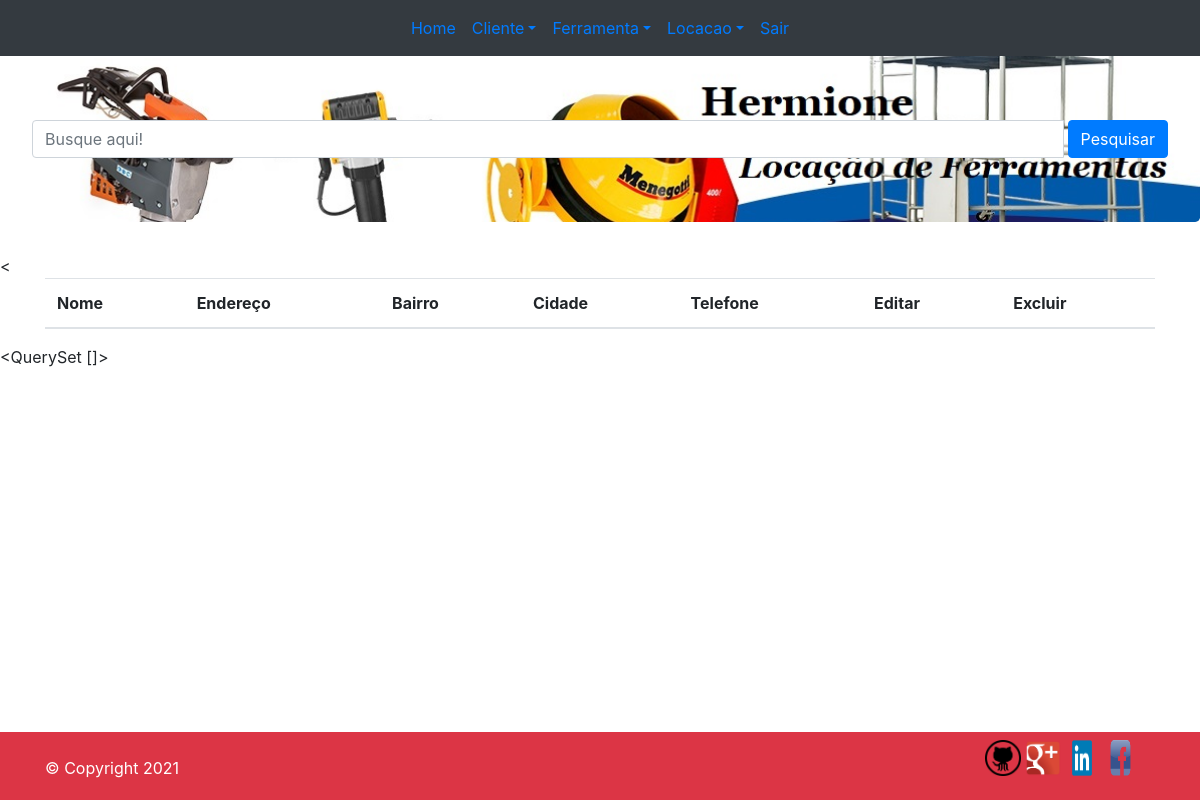
The page /cliente/ on the database as committed earlier.
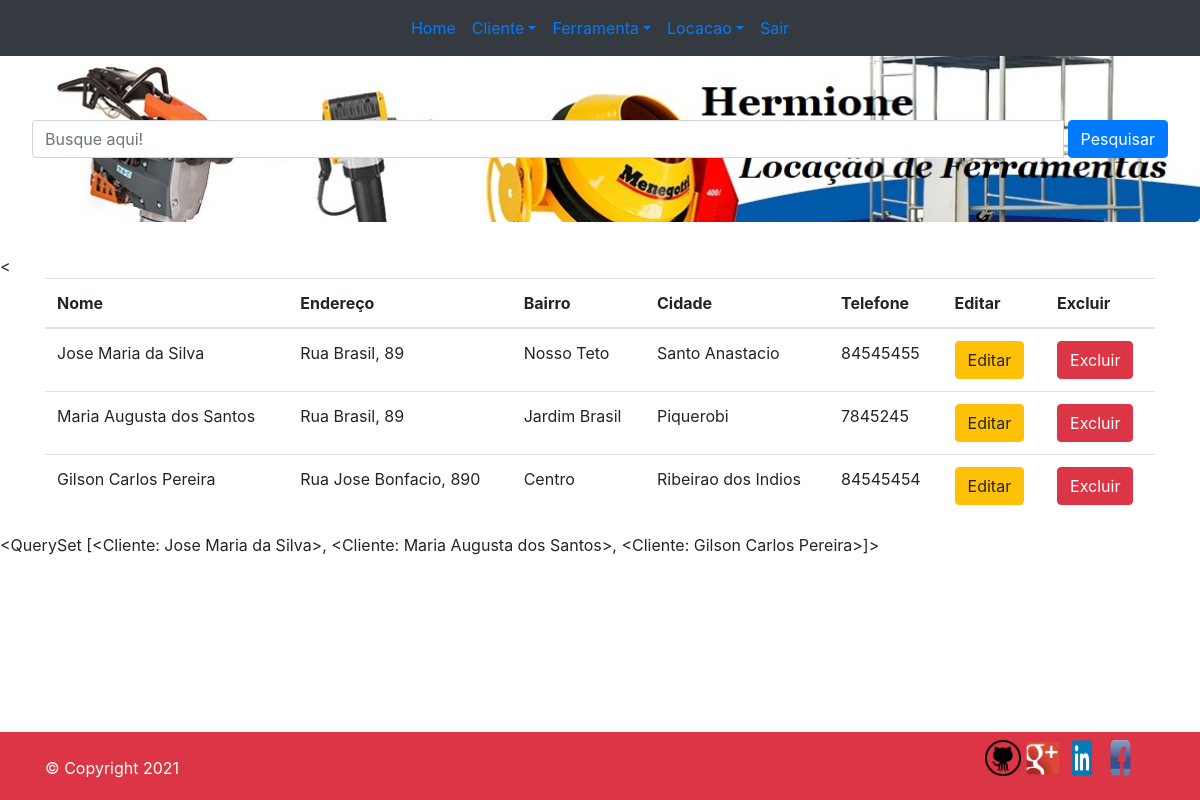
The same page on the database as committed later.
### cliente/models.py (models this page shows)
class Cliente(models.Model):
    nome = models.CharField(max_length=200)
    endereco = models.CharField(max_length=300)
    bairro = models.CharField(max_length=200)
    cidade = models.CharField(max_length=300)
    telefone = models.CharField(max_length=200)
    def __str__(self):
        return self.nome

### cliente/views.py (the view)
# urls.py: path('cliente/', cliente, name = 'cliente'),
def cliente(request):
    clientes = Cliente.objects.all()
    busca = request.GET.get('search')
    if busca:
    	clientes = Cliente.objects.filter(nome__icontains = busca)
    return render(request, 'locacao/cliente.html',{'clientes':clientes})

### templates/locacao/cliente.html
{% extends 'locacao/base.html' %}
{% block content %}
<div class="container">
	<table class="table">
		<thead>
			<tr>
				<th>Nome</th>
				<th>Endereço</th>
				<th>Bairro</th>
				<th>Cidade</th>
				<th>Telefone</th>
				<th>Editar</th>
				<th>Excluir</th>
			</tr>
		</thead>
		<tbody>
			{% for cliente in clientes %}
			<tr>
				<td>{{cliente.nome}}</td>
				<td>{{cliente.endereco}}</td>
				<td>{{cliente.bairro}}</td>
				<td>{{cliente.cidade}}</td>
				<td>{{cliente.telefone}}</td>
				<td><a href="{% url 'editar' editar.id %}" class="btn btn-warning">Editar</a></td>
				<td><a href="{% url 'excluir' excluir.id %}" class="btn btn-danger">Excluir</a></td>
			</tr>
			{% endfor %}
		</tbody>
	</table>
</div>
{{clientes}}
{% endblock content %}

### templates/locacao/base.html (shortened to what this page needs)
<!DOCTYPE html>
<html lang="en">
<head>
	<link rel="stylesheet" href="/static/css/bootstrap.css">
	<link rel="stylesheet" href="/static/css/estilo.css">
</head>
<body>
	<nav class="navbar navbar-expand-sm bg-dark navbar-light">
		<div class="container">
			<div class="collapse navbar-collapse " id="navbarSupportedContent">
				<ul class="navbar-nav ml-auto mr-auto">
					<li ><a href="{% url 'index' %}" class="nav-link">Home</a></li>
					<li class="dropdown">
						<a href="{% url 'cliente' %}" class="nav-link dropdown-toggle" data-toggle="dropdown">Cliente</a>
					</li>
					<li class="dropdown">
						<a href="#" class="nav-link dropdown-toggle" data-toggle="dropdown">Ferramenta</a>
					</li>
					<li class="dropdown">
						<a href="#" class="nav-link dropdown-toggle" data-toggle="dropdown">Locacao</a>
					</li>
					<li class="mr-auto"><a href="#" class="nav-link">Sair</a></li>
				</ul>
			</div>
		</div>
	</nav>
	<main>
		<section class="jumbotron">
			<form method="GET" class="input-group">
				<input class="form-control" type="search" placeholder="Busque aqui!" name="search">
				<button class="btn btn-primary ml-1">Pesquisar</button>
			</form>
		</section>
		<<section>
				{% block content %}
				{% endblock content %}
		</section>
	</main>
	<footer class="mt-4 bg-danger fixed-bottom" >
		<div class="container d-flex justify-content-between">
			<span class="copy mt-4">
				&copy Copyright 2021
			</span>
			<ul class="navbar icones">
				<li><a href="https://github.com/" class="text-hide">GitHub</a></li>
				<li><a href="https://www.google.com/" class="text-hide">Google plus</a></li>
				<li><a href="https://br.linkedin.com/" class="text-hide">Linkedin</a></li>
				<li><a href="https://www.facebook.com/" class="text-hide">Facebook</a></li>
			</ul>
		</div>
	</footer>
</body>
</html>

### static/css/estilo.css (style rules this page uses)
.jumbotron { background-image: url('/static/img/banner.jpg'); background-size: cover; background-position: center; }
.navbar-light .navbar-nav .nav-link { color: #007bff; }
.icones a { display: block; width: 36px; height: 36px; }
.icones li { display: inline-block; margin-left: 0.2rem; }
.icones a[href='https://github.com/'] { background-image: url('/static/img/github.png'); background-size: 36px 36px; }
.icones a[href="https://www.google.com/"] { background-image: url('/static/img/Plus.png'); background-size: 36px 36px; }
.icones a[href="https://br.linkedin.com/"] { background-image: url("/static/img/Linkedin.png"); background-size: 36px 36px; }
.icones a[href="https://www.facebook.com/"] { background-size: 36px 36px; background-image: url('/static/img/Facebook-logo.png'); }
.copy { color: #FFFFFF; }

Rows that differ between the two databases and show on the page:
added Cliente: nome "Jose Maria da Silva", endereco "Rua Brasil, 89", bairro "Nosso Teto", cidade "Santo Anastacio", telefone "84545455", nome.nome "<QuerySet [<Cliente: Jose Maria da Silva>, <Cliente: Maria Augusta dos Santos>, <Cliente: Gilson Carlos Pereira>]>"
added Cliente: nome "Maria Augusta dos Santos", endereco "Rua Brasil, 89", bairro "Jardim Brasil", cidade "Piquerobi", telefone "7845245"
added Cliente: nome "Gilson Carlos Pereira", endereco "Rua Jose Bonfacio, 890", bairro "Centro", cidade "Ribeirao dos Indios", telefone "84545454"
Other text that changed with them:
{{ clientes }}: "<QuerySet []>" → (not shown)
